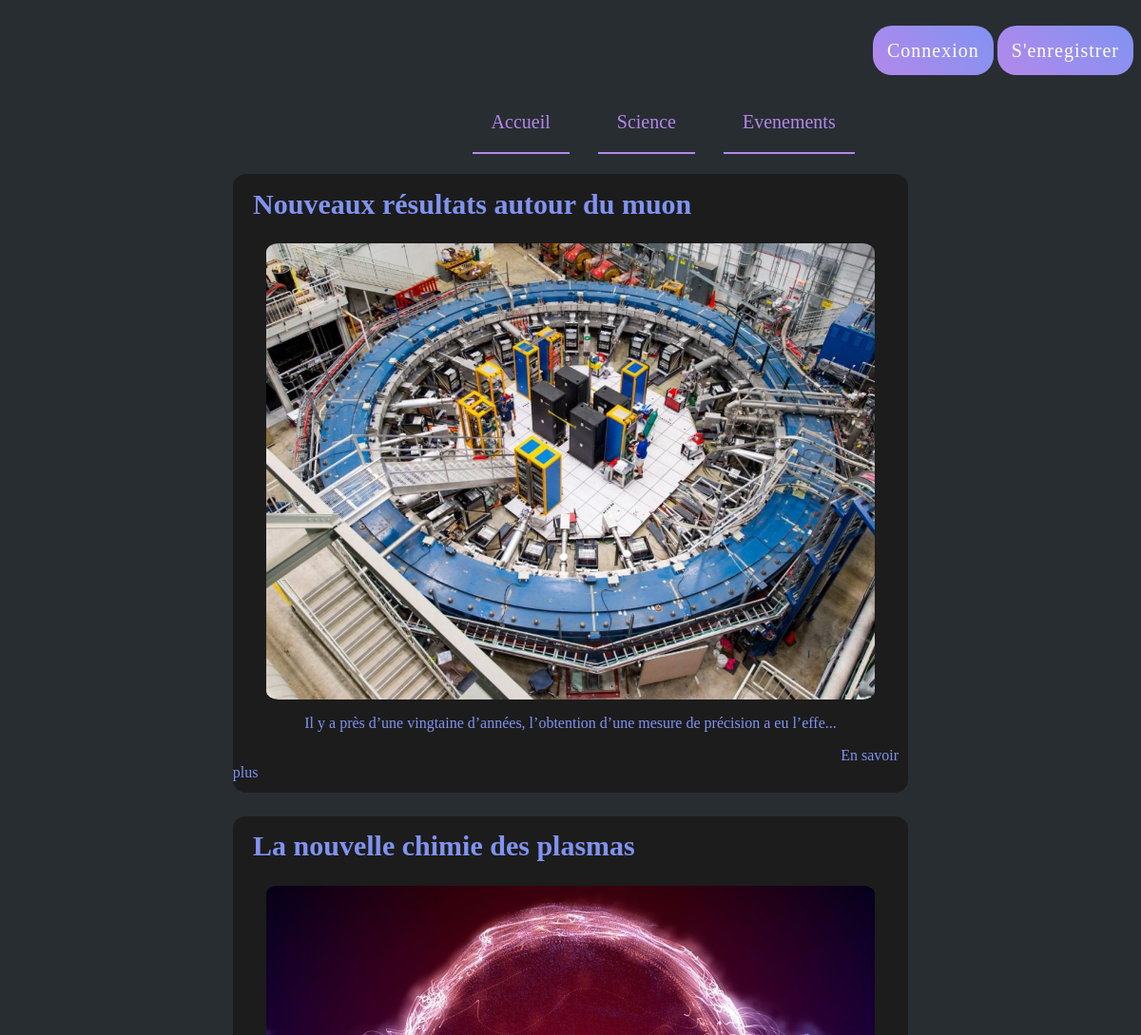
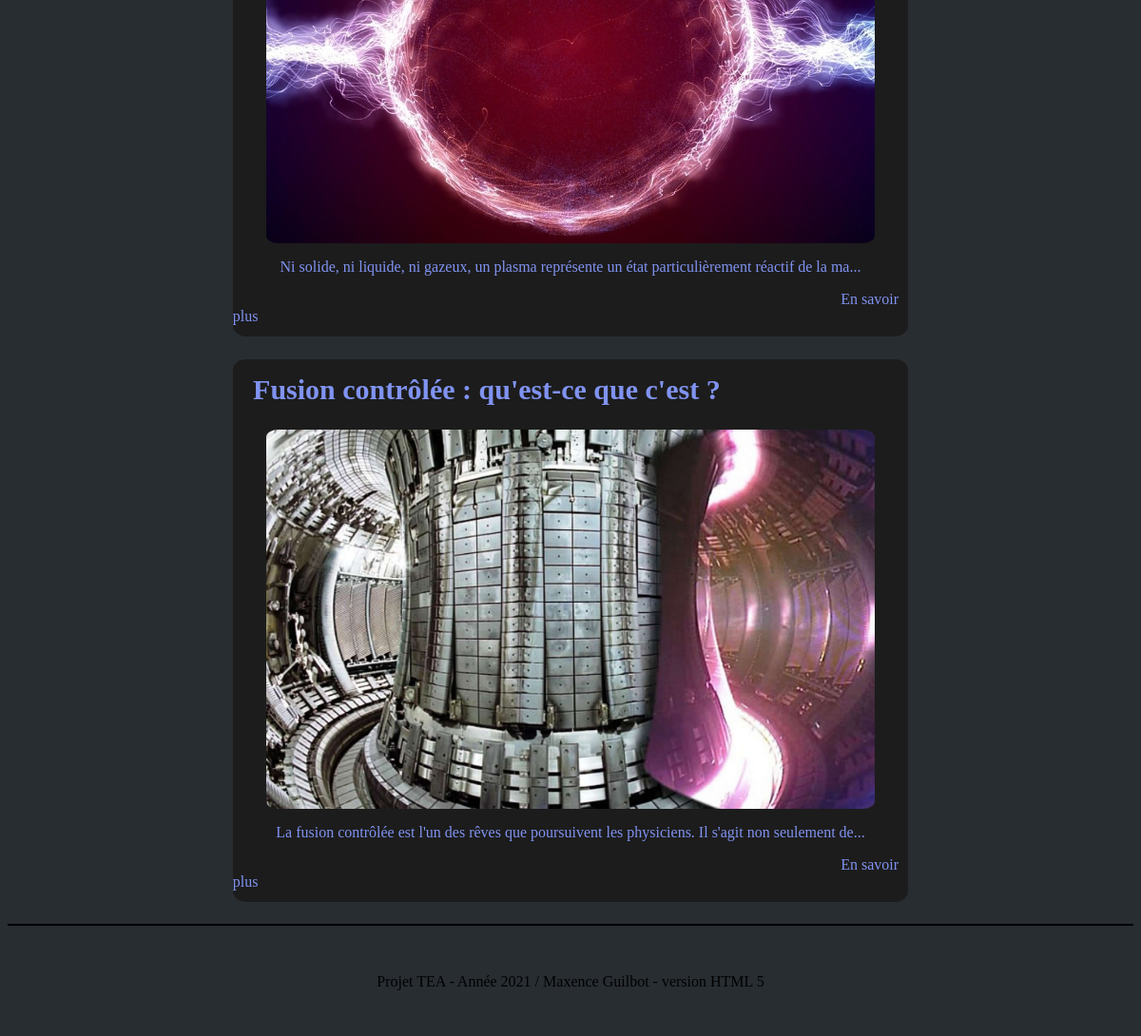
Page /index.php?Sujet=Physique on the committed database (2 pictures, top to bottom).
### tables this page shows
CREATE TABLE IF NOT EXISTS `article` (
  `Id` int(11) NOT NULL AUTO_INCREMENT,
  `Nom` varchar(50) NOT NULL,
  `Description` text NOT NULL,
  `Img` varchar(255) NOT NULL,
  `Sujet` varchar(50) NOT NULL,
  `Pseudo` varchar(250) NOT NULL,
  UNIQUE KEY `Id` (`Id`),
  KEY `Sujet` (`Sujet`)
);

### app/Controller/ArticleController.php (called while the page is built, shortened)
<?php
class ArticleController
{
    private $model;
    public function __construct()
    {
        $this->model=new ModelArticle();
    }
    public function GetAllArtCat($nom){
        $ReqArticles=$this->model->allArticlesSujet($nom);
        include('app/view/Contenu/Articles.php');
    }
}

### app/Model/ModelArticle.php (called while the page is built, shortened)
<?php
class ModelArticle extends Model
{
    private \PDO $connexion;
    public function __construct()
    {
        $this->article="article";
        $db = new Database();
        $this->connexion=$db->connexionBd();
    }
    public function allArticlesSujet($nom) : array
    {
        $sql="SELECT * FROM article WHERE Sujet = '$nom'";
        $retour=$this->connexion->query($sql);
        $content=$retour->fetchall(PDO::FETCH_OBJ);
        return $content;
    }
}

### app/config/Database.php (called while the page is built, shortened)
<?php
class Database{
    private string $_host = "localhost";
    private string $_db_name = "SiteWeb2021";
    private string $_username = "root";
    private string $_password = "";
    private \PDO $_conn;
    public function connexionBd() : \PDO {
        try{
            $this->_conn = new \PDO("mysql:host=" . $this->_host . ";dbname=" . $this->_db_name, $this->_username, $this->_password);
            $this->_conn->exec("set names utf8");
        }catch(\PDOException $exception){
            echo "Connection error: " . $exception->getMessage();
        }
        return $this->_conn;
    }
}
?>

### app/Model/Model.php (called while the page is built, shortened)
<?php
class Model{
    public function __construct( ){
        $db = new Database();
    }
}

### app/config/utile.php (called while the page is built)
<?php
function tronquer_texte($texte, $longeur_max = 100)
{
    if (strlen($texte) > $longeur_max)
    {
        $texte = substr($texte, 0, $longeur_max);
        $texte .= "...";
    }
    return $texte;
}
?>

### app/View/Contenu/Articles.php (the view)
<?php
include('app/config/utile.php');
?>
<div id="div_article">
     <?php foreach($ReqArticles as $key => $value): ?>
        <article class="Article_principal">
            <h2><?=$value->Nom?></h2>
            <img class="ImgArticles" src="<?=$value->Img?>" alt="">
            <?php
            $ArticleCourt = tronquer_texte($value->Description);
            ?>
            <p><?=$ArticleCourt?></p>
            <a href="index.php?SujetN°=<?=$value->Id;?>" id="bouton_article">En savoir plus</a>
        </article>
 <?php endforeach; ?>
</div>

### index.php (shortened to what this page needs)
<?php
function chargerClasse($classe)
{
    $classe=str_replace('\\','/',$classe);
}
$CA = new ArticleController();
?>
<!doctype html>
<html lang="en">
<head>
    <link href="app/Contenu/Css/Main.css" rel="stylesheet" type="text/css" />
</head>
<body>
<div id="body_header">
    <header>
        <div>
            <nav id="nav_header">
                <div>
                </div>
                <ul id="onglet_header">
                    <?php if(isset($_SESSION['Pseudo'])) :
                        $user = $_SESSION['Pseudo'];
                        ?>
                        <div id="div_bouton">
                            <a href='index.php?deconnexion=true' class="button">Déconnexion</a>
                            <?php if(isset($_GET['deconnexion']))
                            {
                                if($_GET['deconnexion']==true)
                                {
                                    session_destroy();
                                    header('Location: index.php');
                                }
                            }?>
                    <?php else : ?>
                        <div id="div_bouton">
                            <a href="index.php?Connexion" class="button">Connexion</a>
                            <a href="index.php?enregistrement" class="button">S'enregistrer</a>
                        </div>
                    <?php endif;?>
                </ul>
            </nav>
        </div>
        <div id="div_menu_princ">
            <nav id="menu_deroulant_principal">
                <ul id="ul_menu">
                    <li class="base_li_menu" ><a href="index.php">Accueil</a></li>
                    <li class="base_li_menu"><a href="index.php?Science">Science</a>
                    </li>
                    <li class="base_li_menu"><a href="index.php?ListEvenements">Evenements</a></li>
                </ul>
            </nav>
        </div>
    </header>
</div>
<div>
    <?php
    if(isset($_GET['Sujet'])){
        $nom=htmlspecialchars($_GET['Sujet']);
        $CA->GetAllArtCat($nom);
    }else if(isset($_GET['Science'])){
        $CA->getAllArticles();
    }
    ?>
</div>
<div>
    <footer>
        <div>
            <p id="extra">
                Projet TEA - Année 2021 / Maxence Guilbot - version HTML 5
            </p>
        </div>
    </footer>
</div>
</body>
</html>

### app/Contenu/Css/Main.css (style rules this page uses)
body { background-color:#282d32; }
#div_bouton { text-align: right; }
.button { background: linear-gradient(45deg, #B388EB, #8093F1); padding: 15px; border-radius: 20px; color: #FFF; font-size: 20px; letter-spacing: 1px; font-weight: 200; text-decoration: none; }
#div_menu_princ { margin-left: 40%; }
.base_li_menu { list-style:none !important; color:#B388EB; padding:10px; font-size:20px; text-decoration:none; }
#menu_deroulant_principal ul { padding:0; margin:0; position: center; }
#menu_deroulant_principal ul li { list-style: none; line-height:44px; float:left; margin-top: 15px; margin-bottom: 20px; border-bottom: #B388EB; border-bottom: 2px #B388EB solid; margin-right: 15px; margin-left: 15px; }
#ul_menu { text-align: center; }
#menu_deroulant_principal ul li a { color:#B388EB; padding:10px; font-size:20px; text-decoration:none; }
.Article_principal { color: #8093F1; background-color: #1c1c1c; position: center; margin: 0% 20% 2% 20%; border-radius: 2%; padding-bottom: 1%; }
.Article_principal h2 { text-align: left; margin-left: 3%; padding-top: 2%; font-size: 30px; }
.Article_principal p { text-align: center; }
.Article_principal a { text-decoration: none; color: #8093F1; margin-left: 90%; padding-bottom: 2%; }
article a { text-align: right; }
#div_article { margin-top: 10%; }
.ImgArticles { max-width: 90%; height: auto; text-align: center; margin:auto; display:flex; border-radius: 2%; }
#extra { background-color:#282d32; position: static; bottom:0; width:100%; padding-top:50px; height:50px; margin-top: 0; border-top: black 2px solid; }
div #extra { text-align: center; }

### rows in the picture
article: Nom "Nouveaux résultats autour du muon", shows a picture, Description "Il y a près d’une vingtaine d’années, l’obtention d’une mesure de précision a eu l’effe..."
article: Nom "La nouvelle chimie des plasmas", shows a picture, Description "Ni solide, ni liquide, ni gazeux, un plasma représente un état particulièrement réactif de la ma..."
article: Nom "Fusion contrôlée : qu'est-ce que c'est ?", shows a picture, Description "La fusion contrôlée est l'un des rêves que poursuivent les physiciens. Il s'agit non seulement de..."
